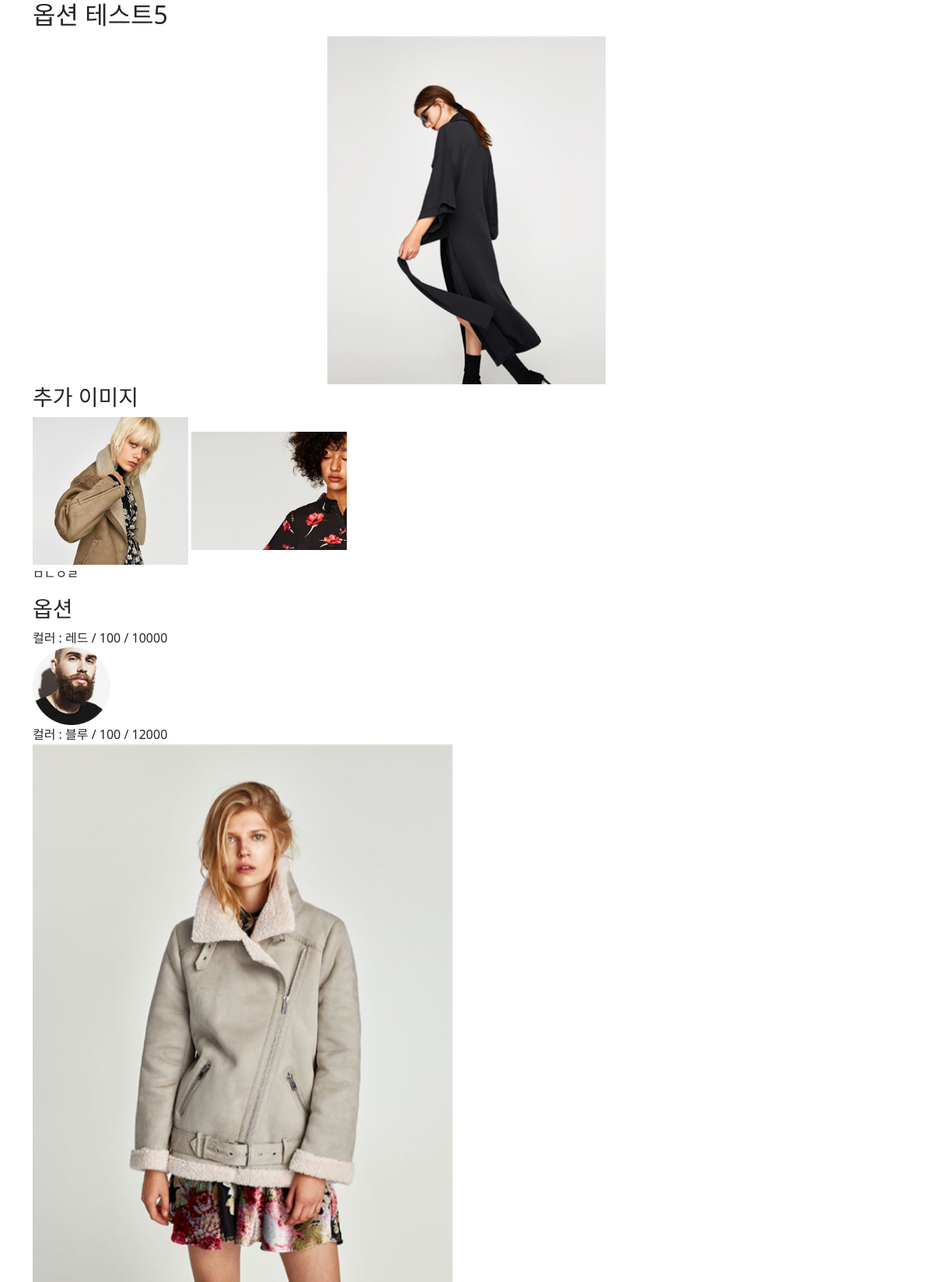
The page /admin/product/product_view.php?pid=22 (signed in) on the database its author committed.
### tables this page shows
CREATE TABLE `products` (
  `pid` int(11) NOT NULL,
  `name` varchar(100) NOT NULL,
  `cate` varchar(100) NOT NULL,
  `content` text NOT NULL,
  `thumbnail` varchar(100) NOT NULL,
  `price` double NOT NULL,
  `sale_price` double DEFAULT NULL,
  `sale_ratio` double DEFAULT NULL,
  `cnt` int(11) DEFAULT NULL,
  `sale_cnt` int(11) DEFAULT NULL,
  `ismain` tinyint(4) DEFAULT NULL,
  `isnew` tinyint(4) DEFAULT NULL,
  `isbest` tinyint(4) DEFAULT NULL,
  `isrecom` tinyint(4) DEFAULT NULL,
  `locate` tinyint(4) DEFAULT NULL,
  `userid` varchar(100) DEFAULT NULL,
  `sale_end_date` datetime DEFAULT NULL,
  `reg_date` datetime DEFAULT NULL,
  `status` tinyint(4) DEFAULT NULL,
  `delivery_fee` double DEFAULT NULL,
  `product_image` varchar(100) DEFAULT NULL
);

CREATE TABLE `product_image_table` (
  `imgid` int(11) NOT NULL,
  `pid` int(11) DEFAULT NULL,
  `userid` varchar(100) DEFAULT NULL,
  `filename` varchar(100) DEFAULT NULL,
  `regdate` datetime DEFAULT current_timestamp(),
  `status` tinyint(4) DEFAULT 1
);

CREATE TABLE `product_options` (
  `poid` int(11) NOT NULL,
  `pid` int(11) DEFAULT NULL,
  `cate` varchar(100) DEFAULT NULL,
  `option_name` varchar(100) DEFAULT NULL,
  `option_cnt` int(11) DEFAULT NULL,
  `option_price` int(11) DEFAULT NULL,
  `image_url` varchar(300) DEFAULT NULL,
  `status` tinyint(4) DEFAULT 1
);

### admin/product/product_view.php (the view, shortened to what this page needs)
<?php
include_once $_SERVER['DOCUMENT_ROOT'] . '/pinkping/inc/header.php';
$pid = $_GET['pid'];
$sql = "SELECT * FROM products WHERE pid = {$pid}";
$result = $mysqli -> query($sql);
$rs = $result->fetch_object();
$imgSql = "SELECT * FROM product_image_table WHERE pid = {$pid}";
$imgrs = $mysqli -> query($imgSql);
while ($irs = $imgrs->fetch_object()) {
    $rsArr[] = $irs;
}
$optSql = "SELECT * FROM product_options WHERE pid = {$pid}";
$optrs = $mysqli -> query($optSql);
while ($ors = $optrs->fetch_object()) {
    $optArr[] = $ors;
}
?>
<div class="container">
    <h2><?= $rs->name; ?></h2>
    <div class="thumbnail">
        <img src="<?= $rs->thumbnail; ?>" alt="">
    </div>
    <h3>추가 이미지</h3>
    <div class="addedImage">
        <?php
        if(isset($rsArr)){
            foreach($rsArr as $ra){
                ?>
                <img src="/pinkping/admin/upload/<?= $ra->filename; ?>" alt="">
                <?php
            }
        }
        ?>
    </div>
    <div class="description">
        <?= $rs->content; ?>
    </div>
    <h3>옵션</h3>
    <?php
        if(isset($optArr)){
            foreach($optArr as $oa){
                echo $oa -> cate." : ".$oa -> option_name." / ".$oa -> option_cnt." / ".$oa -> option_price."<br/>";
                echo "<img src=\"".$oa -> image_url."\" alt=\"\"><br/>";
            }
        }
    ?>
</div>
<?php
include_once $_SERVER['DOCUMENT_ROOT'] . '/pinkping/inc/footer.php';
?>

### admin/product/product_view.php (style rules this page uses)
.thumbnail { text-align: center; }
.thumbnail img { max-width: 400px; }
.addedImage img { max-width: 200px; }

### rows shown on the page
products: thumbnail (picture), content "ㅁㄴㅇㄹ"
product_image_table: filename (picture)
product_image_table: filename (picture)
product_options: cate "컬러", option_name "레드", option_cnt "100", option_price "10000", image_url (picture)
product_options: cate "컬러", option_name "블루", option_cnt "100", option_price "12000", image_url (picture)
